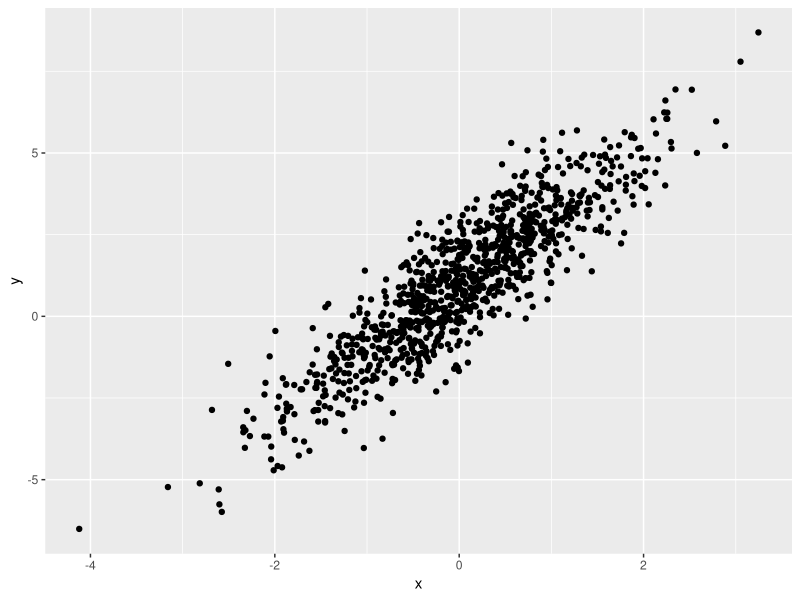
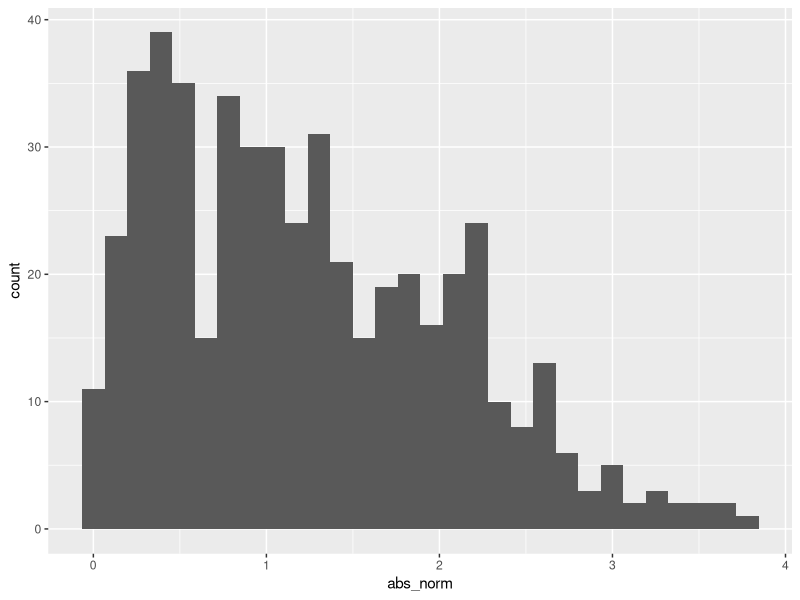

Write the R code that produced these figures, in order.
## ---- chunk 1
library(tidyverse)
## ---- chunk 2
samp = rnorm(100)
length(samp)
## ---- chunk 3


example_df =
  tibble (
    var_numeric = 5:8,
    var_char = c("my", "name", "is", "rhea"),
    var_logic = c(TRUE, TRUE, FALSE, TRUE),
    var_factor= factor(c("male", "female", "male", "male"))
  )

plot_df =
  tibble(
    x= rnorm(n=1000),
    y=1+2*x+rnorm(n=1000)
  )
  


ggplot (plot_df, aes(x=x, y=y))+geom_point()

## ---- chunk 4
la_df=
    tibble(
    norm = rnorm(n=500, mean=1),
    logical =norm  >0,
    abs_norm=abs(norm)
  
  )

ggplot(la_df, aes(x= abs_norm))+geom_histogram()
  
  

